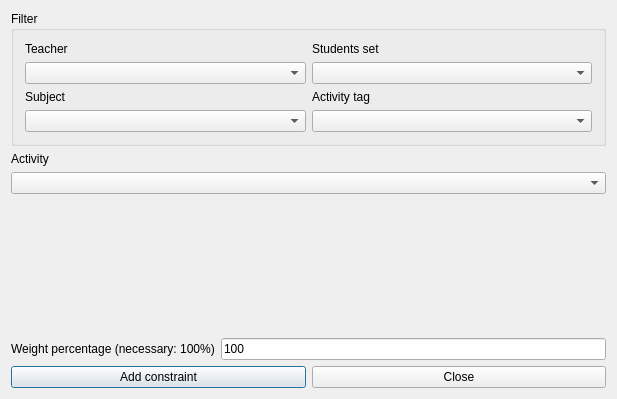
<?xml version="1.0" encoding="UTF-8"?>
<ui version="4.0">
 <class>AddConstraintActivityBeginsTeachersDayForm_template</class>
 <widget class="QDialog" name="AddConstraintActivityBeginsTeachersDayForm_template">
  <property name="geometry">
   <rect>
    <x>0</x>
    <y>0</y>
    <width>617</width>
    <height>399</height>
   </rect>
  </property>
  <property name="windowTitle">
   <string extracomment="This is the title of the dialog to add a new constraint of this type">Add activity begins teachers day</string>
  </property>
  <layout class="QGridLayout" name="gridLayout_2">
   <item row="0" column="0">
    <widget class="QGroupBox" name="filterGroupBox">
     <property name="title">
      <string>Filter</string>
     </property>
     <layout class="QGridLayout" name="gridLayout">
      <item row="0" column="0">
       <widget class="QLabel" name="teachersTextLabel">
        <property name="text">
         <string>Teacher</string>
        </property>
        <property name="wordWrap">
         <bool>false</bool>
        </property>
       </widget>
      </item>
      <item row="0" column="1">
       <widget class="QLabel" name="studentsTextLabel">
        <property name="text">
         <string>Students set</string>
        </property>
        <property name="wordWrap">
         <bool>false</bool>
        </property>
       </widget>
      </item>
      <item row="1" column="0">
       <widget class="QComboBox" name="teachersComboBox"/>
      </item>
      <item row="1" column="1">
       <widget class="QComboBox" name="studentsComboBox"/>
      </item>
      <item row="2" column="0">
       <widget class="QLabel" name="subjectsTextLabel">
        <property name="text">
         <string>Subject</string>
        </property>
        <property name="wordWrap">
         <bool>false</bool>
        </property>
       </widget>
      </item>
      <item row="2" column="1">
       <widget class="QLabel" name="activityTagsTextLabel">
        <property name="text">
         <string>Activity tag</string>
        </property>
        <property name="wordWrap">
         <bool>false</bool>
        </property>
       </widget>
      </item>
      <item row="3" column="0">
       <widget class="QComboBox" name="subjectsComboBox"/>
      </item>
      <item row="3" column="1">
       <widget class="QComboBox" name="activityTagsComboBox"/>
      </item>
     </layout>
    </widget>
   </item>
   <item row="1" column="0">
    <layout class="QVBoxLayout">
     <item>
      <widget class="QLabel" name="activityTextLabel">
       <property name="frameShape">
        <enum>QFrame::NoFrame</enum>
       </property>
       <property name="frameShadow">
        <enum>QFrame::Plain</enum>
       </property>
       <property name="text">
        <string>Activity</string>
       </property>
       <property name="wordWrap">
        <bool>false</bool>
       </property>
      </widget>
     </item>
     <item>
      <widget class="QComboBox" name="activitiesComboBox">
       <property name="editable">
        <bool>false</bool>
       </property>
       <property name="insertPolicy">
        <enum>QComboBox::NoInsert</enum>
       </property>
       <property name="duplicatesEnabled">
        <bool>false</bool>
       </property>
      </widget>
     </item>
    </layout>
   </item>
   <item row="2" column="0">
    <spacer name="spacer2">
     <property name="orientation">
      <enum>Qt::Vertical</enum>
     </property>
     <property name="sizeType">
      <enum>QSizePolicy::Expanding</enum>
     </property>
     <property name="sizeHint" stdset="0">
      <size>
       <width>21</width>
       <height>71</height>
      </size>
     </property>
    </spacer>
   </item>
   <item row="3" column="0">
    <layout class="QHBoxLayout">
     <item>
      <widget class="QLabel" name="weightTextLabel">
       <property name="frameShape">
        <enum>QFrame::NoFrame</enum>
       </property>
       <property name="frameShadow">
        <enum>QFrame::Plain</enum>
       </property>
       <property name="text">
        <string>Weight percentage (necessary: 100%)</string>
       </property>
       <property name="wordWrap">
        <bool>false</bool>
       </property>
      </widget>
     </item>
     <item>
      <widget class="QLineEdit" name="weightLineEdit">
       <property name="text">
        <string notr="true">100</string>
       </property>
      </widget>
     </item>
    </layout>
   </item>
   <item row="4" column="0">
    <layout class="QHBoxLayout">
     <item>
      <widget class="QPushButton" name="addConstraintPushButton">
       <property name="text">
        <string>Add constraint</string>
       </property>
      </widget>
     </item>
     <item>
      <widget class="QPushButton" name="closePushButton">
       <property name="text">
        <string>Close</string>
       </property>
      </widget>
     </item>
    </layout>
   </item>
  </layout>
 </widget>
 <layoutdefault spacing="6" margin="11"/>
 <resources/>
 <connections/>
</ui>
